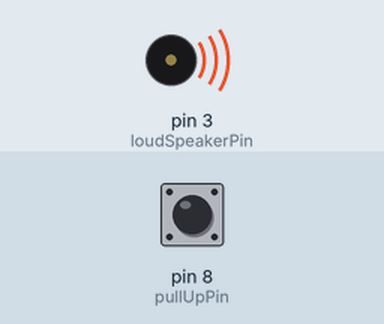
This sketch was run on a simulated Arduino Uno, built with avr-gcc and run on an emulated ATmega328P. On the bench: buzzer (waves = sounding). Inputs (shaded band) come from the test bench; at power-on: pin 8 (pullUpPin) HIGH.

Above: at 2.7 s.
At 4.74 s:
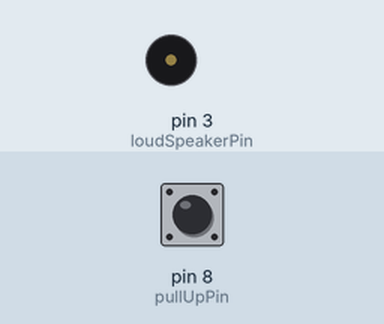
Timing chart, 0 to 16.0 s (numbered marks = the images above):
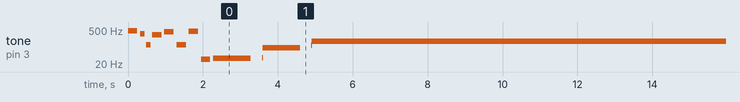

Measured:
- by itself, tone on pin 3 (loudSpeakerPin): plays 456 Hz for 0.25 s, 356 Hz for 0.13 s, 122 Hz for 0.13 s, 321 Hz for 0.25 s, 432 Hz for 0.25 s, 124 Hz for 0.25 s … (78 notes in this stretch)

The sketch:

cA4.ino
```cpp
/*
* FILE : cA4.ino
* PROJECT : PROG8125 -Assignment #4
* PROGRAMMER : A. Jamil Aryan
* FIRST VERSION : 2015-11-13
* DESCRIPTION :* This sketch plays a sad or happy meloda
* based on whether a pullup wire is detached or not.
*/

#include "pitches.h"

uint8_t pullUpPin = 8;   // the pin for PULL UP wire
uint8_t loudSpeakerPin = 3;   // loudspeak is attached to pwm signal on pin 3

// Happy melody notes:
uint16_t happyMelody[] = {
  NOTE_B0,NOTE_C1,
  NOTE_CS1,NOTE_D1,NOTE_FS2,NOTE_AS2,NOTE_F3,NOTE_B3,
  NOTE_B7,NOTE_D7,NOTE_D7,NOTE_D7
};

// Sad melody notes, based on frequency values:
uint16_t sadMelody[] = {
  456,356,122,321,432,124,453
};

// note durations: 4 = quarter note, 8 = eighth note, etc.:
uint8_t noteDurations[] = {
  4, 8, 8, 4, 4, 4, 4, 4
};

// Initial setup for the sketch
void setup() {
  // sets up the wire pull out:
   pinMode(pullUpPin, INPUT_PULLUP);
}

// Repeating function acting as main sketch function
void loop() {

  if(digitalRead(pullUpPin))    // This activates the active-low pull up input .i.e. wire pull out
    playTune(sadMelody, noteDurations,sizeof(sadMelody));
  else
    playTune(happyMelody, noteDurations,sizeof(happyMelody));
}

// This plays a tune based on a collection of tones and duration of tones
void playTune(uint16_t myTone[], uint8_t duration[], uint8_t numberOfNotes)
{
    for (uint8_t thisNote = 0; thisNote < numberOfNotes; thisNote++)
    {
      //e.g. quarter note = 1000 / 4, eighth note = 1000/8, etc.
      uint16_t noteDuration = 1000 / duration[thisNote];

      tone(loudSpeakerPin, myTone[thisNote], noteDuration);

      // to distinguish the notes, set a minimum time between them.
      // the note's duration + 30% seems to work well:
      uint16_t pauseBetweenNotes = noteDuration * 1.30;
      delay(pauseBetweenNotes);
      // stop the tone playing:
      noTone(loudSpeakerPin);
    }

}
```

pitches.h
```cpp
/*************************************************
 * Public Constants
 *************************************************/

#define NOTE_B0  31
#define NOTE_C1  33
#define NOTE_CS1 35
#define NOTE_D1  37
#define NOTE_DS1 39
#define NOTE_E1  41
#define NOTE_F1  44
#define NOTE_FS1 46
#define NOTE_G1  49
#define NOTE_GS1 52
#define NOTE_A1  55
#define NOTE_AS1 58
#define NOTE_B1  62
#define NOTE_C2  65
#define NOTE_CS2 69
#define NOTE_D2  73
#define NOTE_DS2 78
#define NOTE_E2  82
#define NOTE_F2  87
#define NOTE_FS2 93
#define NOTE_G2  98
#define NOTE_GS2 104
#define NOTE_A2  110
#define NOTE_AS2 117
#define NOTE_B2  123
#define NOTE_C3  131
#define NOTE_CS3 139
#define NOTE_D3  147
#define NOTE_DS3 156
#define NOTE_E3  165
#define NOTE_F3  175
#define NOTE_FS3 185
#define NOTE_G3  196
#define NOTE_GS3 208
#define NOTE_A3  220
#define NOTE_AS3 233
#define NOTE_B3  247
#define NOTE_C4  262
#define NOTE_CS4 277
#define NOTE_D4  294
#define NOTE_DS4 311
#define NOTE_E4  330
#define NOTE_F4  349
#define NOTE_FS4 370
#define NOTE_G4  392
#define NOTE_GS4 415
#define NOTE_A4  440
#define NOTE_AS4 466
#define NOTE_B4  494
#define NOTE_C5  523
#define NOTE_CS5 554
#define NOTE_D5  587
#define NOTE_DS5 622
#define NOTE_E5  659
#define NOTE_F5  698
#define NOTE_FS5 740
#define NOTE_G5  784
#define NOTE_GS5 831
#define NOTE_A5  880
#define NOTE_AS5 932
#define NOTE_B5  988
#define NOTE_C6  1047
#define NOTE_CS6 1109
#define NOTE_D6  1175
#define NOTE_DS6 1245
#define NOTE_E6  1319
#define NOTE_F6  1397
#define NOTE_FS6 1480
#define NOTE_G6  1568
#define NOTE_GS6 1661
#define NOTE_A6  1760
#define NOTE_AS6 1865
#define NOTE_B6  1976
#define NOTE_C7  2093
#define NOTE_CS7 2217
#define NOTE_D7  2349
#define NOTE_DS7 2489
#define NOTE_E7  2637
#define NOTE_F7  2794
#define NOTE_FS7 2960
#define NOTE_G7  3136
#define NOTE_GS7 3322
#define NOTE_A7  3520
#define NOTE_AS7 3729
#define NOTE_B7  3951
#define NOTE_C8  4186
#define NOTE_CS8 4435
#define NOTE_D8  4699
#define NOTE_DS8 4978
```
